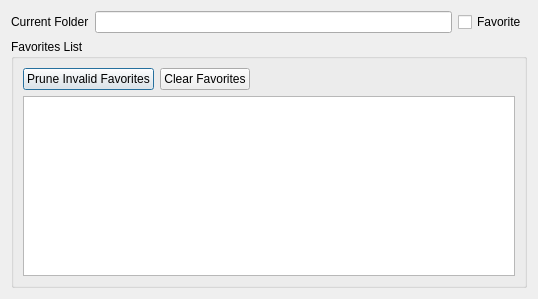
<?xml version="1.0" encoding="UTF-8"?>
<ui version="4.0">
 <class>Favorites</class>
 <widget class="QDialog" name="Favorites">
  <property name="geometry">
   <rect>
    <x>0</x>
    <y>0</y>
    <width>538</width>
    <height>299</height>
   </rect>
  </property>
  <property name="windowTitle">
   <string>Dialog</string>
  </property>
  <layout class="QVBoxLayout" name="verticalLayout_2">
   <item>
    <layout class="QHBoxLayout" name="horizontalLayout_2">
     <item>
      <widget class="QLabel" name="label">
       <property name="text">
        <string>Current Folder</string>
       </property>
      </widget>
     </item>
     <item>
      <widget class="QLineEdit" name="currentFolder">
       <property name="readOnly">
        <bool>true</bool>
       </property>
      </widget>
     </item>
     <item>
      <widget class="QCheckBox" name="favoriteCheckbox">
       <property name="text">
        <string>Favorite</string>
       </property>
      </widget>
     </item>
    </layout>
   </item>
   <item>
    <widget class="QGroupBox" name="groupBox">
     <property name="title">
      <string>Favorites List</string>
     </property>
     <layout class="QVBoxLayout" name="verticalLayout">
      <item>
       <layout class="QHBoxLayout" name="horizontalLayout">
        <item>
         <widget class="QPushButton" name="pruneInvalidFavorites">
          <property name="text">
           <string>Prune Invalid Favorites</string>
          </property>
         </widget>
        </item>
        <item>
         <widget class="QPushButton" name="clearFavorites">
          <property name="text">
           <string>Clear Favorites</string>
          </property>
         </widget>
        </item>
        <item>
         <spacer name="horizontalSpacer">
          <property name="orientation">
           <enum>Qt::Orientation::Horizontal</enum>
          </property>
          <property name="sizeHint" stdset="0">
           <size>
            <width>40</width>
            <height>20</height>
           </size>
          </property>
         </spacer>
        </item>
       </layout>
      </item>
      <item>
       <widget class="QTableWidget" name="favoritesTable">
        <attribute name="horizontalHeaderVisible">
         <bool>false</bool>
        </attribute>
        <attribute name="verticalHeaderVisible">
         <bool>false</bool>
        </attribute>
        <column>
         <property name="text">
          <string>Filepath</string>
         </property>
        </column>
        <column>
         <property name="text">
          <string>Open</string>
         </property>
        </column>
        <column>
         <property name="text">
          <string>Remove</string>
         </property>
        </column>
       </widget>
      </item>
     </layout>
    </widget>
   </item>
  </layout>
 </widget>
 <resources/>
 <connections/>
</ui>
